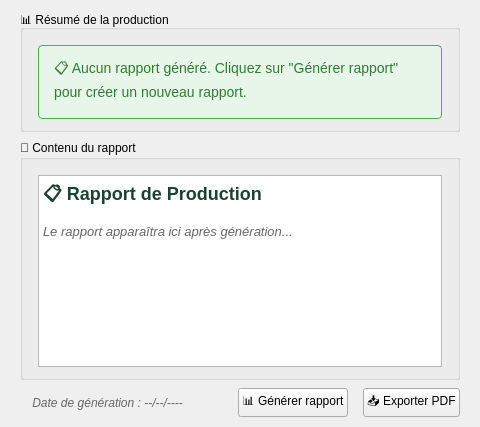
      <widget class="QWidget" name="tabRapports">
       <attribute name="title">
        <string>📄 Rapports</string>
       </attribute>
       <layout class="QVBoxLayout" name="layoutRapports">
        <property name="spacing">
         <number>8</number>
        </property>
        <property name="leftMargin">
         <number>20</number>
        </property>
        <property name="topMargin">
         <number>10</number>
        </property>
        <property name="rightMargin">
         <number>20</number>
        </property>
        <property name="bottomMargin">
         <number>10</number>
        </property>
        <item>
         <widget class="QGroupBox" name="groupReportSummary">
          <property name="title">
           <string>📊 Résumé de la production</string>
          </property>
          <layout class="QVBoxLayout" name="layoutReportSummary">
           <property name="leftMargin">
            <number>15</number>
           </property>
           <property name="topMargin">
            <number>15</number>
           </property>
           <property name="rightMargin">
            <number>15</number>
           </property>
           <property name="bottomMargin">
            <number>10</number>
           </property>
           <item>
            <widget class="QLabel" name="lblProductionSummary">
             <property name="styleSheet">
              <string notr="true">background-color: #e8f5e9; color: #2e7d32; padding: 12px; border: 1px solid #4caf50; border-radius: 4px; font-size: 14px;</string>
             </property>
             <property name="text">
              <string>📋 Aucun rapport généré. Cliquez sur &quot;Générer rapport&quot; pour créer un nouveau rapport.</string>
             </property>
             <property name="wordWrap">
              <bool>true</bool>
             </property>
            </widget>
           </item>
          </layout>
         </widget>
        </item>
        <item>
         <widget class="QGroupBox" name="groupReportContent">
          <property name="title">
           <string>📄 Contenu du rapport</string>
          </property>
          <layout class="QVBoxLayout" name="layoutReportContent">
           <property name="leftMargin">
            <number>15</number>
           </property>
           <property name="topMargin">
            <number>15</number>
           </property>
           <property name="rightMargin">
            <number>15</number>
           </property>
           <property name="bottomMargin">
            <number>10</number>
           </property>
           <item>
            <widget class="QTextBrowser" name="textReport">
             <property name="minimumSize">
              <size>
               <width>0</width>
               <height>150</height>
              </size>
             </property>
             <property name="html">
              <string>&lt;!DOCTYPE HTML PUBLIC &quot;-//W3C//DTD HTML 4.0//EN&quot; &quot;http://www.w3.org/TR/REC-html40/strict.dtd&quot;&gt;
&lt;html&gt;&lt;head&gt;&lt;meta name=&quot;qrichtext&quot; content=&quot;1&quot; /&gt;&lt;meta charset=&quot;utf-8&quot; /&gt;&lt;style type=&quot;text/css&quot;&gt;
p, li { white-space: pre-wrap; }
hr { height: 1px; border-width: 0; }
li.unchecked::marker { content: &quot;\2610&quot;; }
li.checked::marker { content: &quot;\2612&quot;; }
&lt;/style&gt;&lt;/head&gt;&lt;body style=&quot; font-family:'Segoe UI','Arial','sans-serif'; font-size:14px; font-weight:400; font-style:normal;&quot;&gt;
&lt;h2 style=&quot; margin-top:16px; margin-bottom:12px; margin-left:0px; margin-right:0px; -qt-block-indent:0; text-indent:0px;&quot;&gt;&lt;span style=&quot; font-size:x-large; font-weight:700; color:#1b4332;&quot;&gt;📋 Rapport de Production&lt;/span&gt;&lt;/h2&gt;
&lt;p style=&quot; margin-top:12px; margin-bottom:12px; margin-left:0px; margin-right:0px; -qt-block-indent:0; text-indent:0px;&quot;&gt;&lt;span style=&quot; font-size:13px; font-style:italic; color:#666666;&quot;&gt;Le rapport apparaîtra ici après génération...&lt;/span&gt;&lt;/p&gt;&lt;/body&gt;&lt;/html&gt;</string>
             </property>
            </widget>
           </item>
          </layout>
         </widget>
        </item>
        <item>
         <layout class="QHBoxLayout" name="layoutReportActions">
          <property name="spacing">
           <number>15</number>
          </property>
          <item>
           <widget class="QLabel" name="lblReportDate">
            <property name="styleSheet">
             <string notr="true">color: #666; font-style: italic;</string>
            </property>
            <property name="text">
             <string>📅 Date de génération : --/--/----</string>
            </property>
           </widget>
          </item>
          <item>
           <spacer name="spacerReportActions">
            <property name="orientation">
             <enum>Qt::Orientation::Horizontal</enum>
            </property>
            <property name="sizeHint" stdset="0">
             <size>
              <width>40</width>
              <height>20</height>
             </size>
            </property>
           </spacer>
          </item>
          <item>
           <widget class="QPushButton" name="btnGenerateReport">
            <property name="text">
             <string>📊 Générer rapport</string>
            </property>
           </widget>
          </item>
          <item>
           <widget class="QPushButton" name="btnExportPDF">
            <property name="text">
             <string>📥 Exporter PDF</string>
            </property>
           </widget>
          </item>
         </layout>
        </item>
       </layout>
      </widget>
